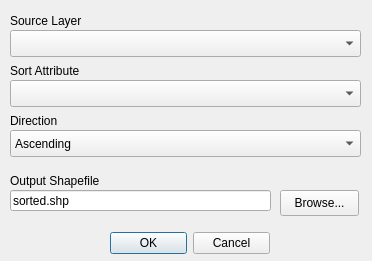
<?xml version="1.0" encoding="UTF-8"?>
<ui version="4.0">
 <class>mmqgis_sort_form</class>
 <widget class="QDialog" name="mmqgis_sort_form">
  <property name="windowModality">
   <enum>Qt::ApplicationModal</enum>
  </property>
  <property name="enabled">
   <bool>true</bool>
  </property>
  <property name="geometry">
   <rect>
    <x>0</x>
    <y>0</y>
    <width>372</width>
    <height>261</height>
   </rect>
  </property>
  <property name="mouseTracking">
   <bool>false</bool>
  </property>
  <property name="windowTitle">
   <string>Sort Attributes</string>
  </property>
  <widget class="QDialogButtonBox" name="buttonBox">
   <property name="geometry">
    <rect>
     <x>110</x>
     <y>230</y>
     <width>160</width>
     <height>26</height>
    </rect>
   </property>
   <property name="orientation">
    <enum>Qt::Horizontal</enum>
   </property>
   <property name="standardButtons">
    <set>QDialogButtonBox::Cancel|QDialogButtonBox::Ok</set>
   </property>
  </widget>
  <widget class="QLabel" name="label">
   <property name="geometry">
    <rect>
     <x>10</x>
     <y>170</y>
     <width>261</width>
     <height>22</height>
    </rect>
   </property>
   <property name="text">
    <string>Output Shapefile</string>
   </property>
  </widget>
  <widget class="QLabel" name="label_3">
   <property name="geometry">
    <rect>
     <x>10</x>
     <y>60</y>
     <width>131</width>
     <height>22</height>
    </rect>
   </property>
   <property name="text">
    <string>Sort Attribute</string>
   </property>
  </widget>
  <widget class="QLineEdit" name="filename">
   <property name="geometry">
    <rect>
     <x>10</x>
     <y>190</y>
     <width>261</width>
     <height>21</height>
    </rect>
   </property>
   <property name="text">
    <string>sorted.shp</string>
   </property>
   <property name="readOnly">
    <bool>false</bool>
   </property>
  </widget>
  <widget class="QPushButton" name="browse">
   <property name="geometry">
    <rect>
     <x>280</x>
     <y>190</y>
     <width>79</width>
     <height>26</height>
    </rect>
   </property>
   <property name="text">
    <string>Browse...</string>
   </property>
  </widget>
  <widget class="QComboBox" name="sortattribute">
   <property name="geometry">
    <rect>
     <x>10</x>
     <y>80</y>
     <width>351</width>
     <height>27</height>
    </rect>
   </property>
  </widget>
  <widget class="QComboBox" name="sourcelayer">
   <property name="geometry">
    <rect>
     <x>10</x>
     <y>30</y>
     <width>351</width>
     <height>27</height>
    </rect>
   </property>
  </widget>
  <widget class="QLabel" name="label_4">
   <property name="geometry">
    <rect>
     <x>10</x>
     <y>10</y>
     <width>121</width>
     <height>22</height>
    </rect>
   </property>
   <property name="text">
    <string>Source Layer</string>
   </property>
  </widget>
  <widget class="QComboBox" name="direction">
   <property name="geometry">
    <rect>
     <x>10</x>
     <y>130</y>
     <width>351</width>
     <height>27</height>
    </rect>
   </property>
   <item>
    <property name="text">
     <string>Ascending</string>
    </property>
   </item>
   <item>
    <property name="text">
     <string>Descending</string>
    </property>
   </item>
  </widget>
  <widget class="QLabel" name="label_5">
   <property name="geometry">
    <rect>
     <x>10</x>
     <y>110</y>
     <width>131</width>
     <height>22</height>
    </rect>
   </property>
   <property name="text">
    <string>Direction</string>
   </property>
  </widget>
 </widget>
 <tabstops>
  <tabstop>sourcelayer</tabstop>
  <tabstop>sortattribute</tabstop>
  <tabstop>direction</tabstop>
  <tabstop>filename</tabstop>
  <tabstop>browse</tabstop>
  <tabstop>buttonBox</tabstop>
 </tabstops>
 <resources/>
 <connections>
  <connection>
   <sender>buttonBox</sender>
   <signal>accepted()</signal>
   <receiver>mmqgis_sort_form</receiver>
   <slot>accept()</slot>
   <hints>
    <hint type="sourcelabel">
     <x>248</x>
     <y>254</y>
    </hint>
    <hint type="destinationlabel">
     <x>157</x>
     <y>274</y>
    </hint>
   </hints>
  </connection>
  <connection>
   <sender>buttonBox</sender>
   <signal>rejected()</signal>
   <receiver>mmqgis_sort_form</receiver>
   <slot>reject()</slot>
   <hints>
    <hint type="sourcelabel">
     <x>316</x>
     <y>260</y>
    </hint>
    <hint type="destinationlabel">
     <x>286</x>
     <y>274</y>
    </hint>
   </hints>
  </connection>
 </connections>
</ui>
